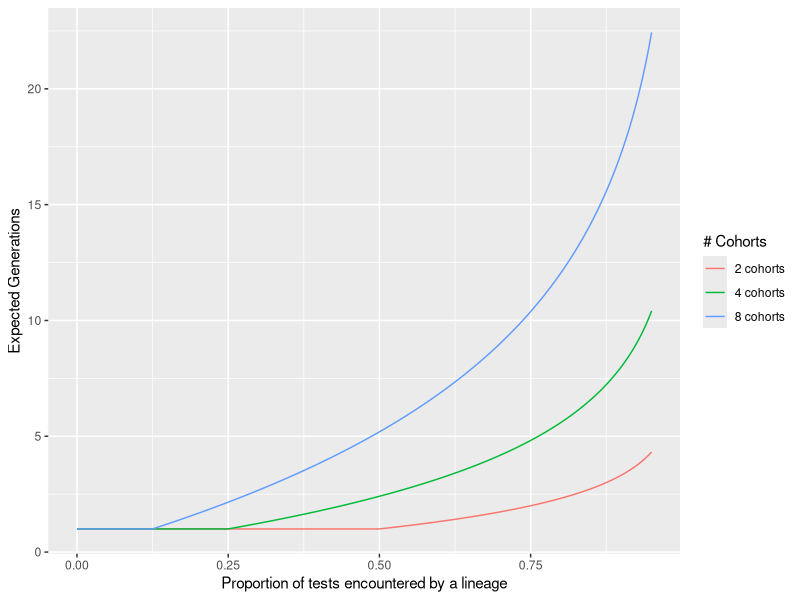

This chart was generated by the following R code: (Note: this script raises an error after producing the figure.)
## ---- chunk 1
library(plyr)
library(dplyr)
library(ggplot2)
library(cowplot)
## ---- chunk 2
# Expected number of generations for a lineage to encounter a given threshold (e.g., 1/2 or 1/3, etc) of test cases at a given number of (equally sized) cohorts.
# - This function must be vectorize-able, so it can't be as clean to read as I'd like.
expected_gens <- function(threshold, num_cohorts) {
  return ( ifelse( (num_cohorts == 1 | threshold <= (1.0/num_cohorts)), 1, log2(1-threshold) / ( log2(num_cohorts - 1) - log2(num_cohorts) ) ) )
  # if (threshold > 1.0) {
  #   return(Inf)
  # } else if ( num_cohorts == 1 | threshold <= (1.0/num_cohorts) ) { 
  #   return(1)
  # } else {
  #   print(log2(1-threshold) / ( log2(num_cohorts - 1) - log2(num_cohorts) ))
  #   return(  )  
  # }
}

## ---- chunk 3

cohort_configs <- c(1, 2, 4, 8, 16, 32, 64, 128, 256)

# c("2 cohorts", "4 cohorts", "8 cohorts", "16 cohorts", "32 cohorts", "64 cohorts", "128 cohorts", "256 cohorts")

ggplot(data=data.frame(x=c(0.0, 0.95)), mapping=aes(x=x)) +
  stat_function(fun=expected_gens, n=1000, args=list(num_cohorts = 2), aes(colour="2 cohorts")) +
  stat_function(fun=expected_gens, n=1000, args=list(num_cohorts = 4), aes(colour="4 cohorts")) +
  stat_function(fun=expected_gens, n=1000, args=list(num_cohorts = 8), aes(colour="8 cohorts")) +
  # stat_function(fun=expected_gens, n=100, args=list(num_cohorts = 16), aes(colour="16 cohorts")) +
  # stat_function(fun=expected_gens, n=100, args=list(num_cohorts = 32), aes(colour="32 cohorts")) +
  # stat_function(fun=expected_gens, n=100, args=list(num_cohorts = 64), aes(colour="64 cohorts")) +
  # stat_function(fun=expected_gens, n=100, args=list(num_cohorts = 128), aes(colour="128 cohorts")) +
  # stat_function(fun=expected_gens, n=100, args=list(num_cohorts = 256), aes(colour="256 cohorts")) +
  ylab("Expected Generations") + xlab("Proportion of tests encountered by a lineage") +
  scale_color_discrete("# Cohorts", limits= c("2 cohorts", "4 cohorts", "8 cohorts")) + 
  ggsave("expected_generations.pdf")

